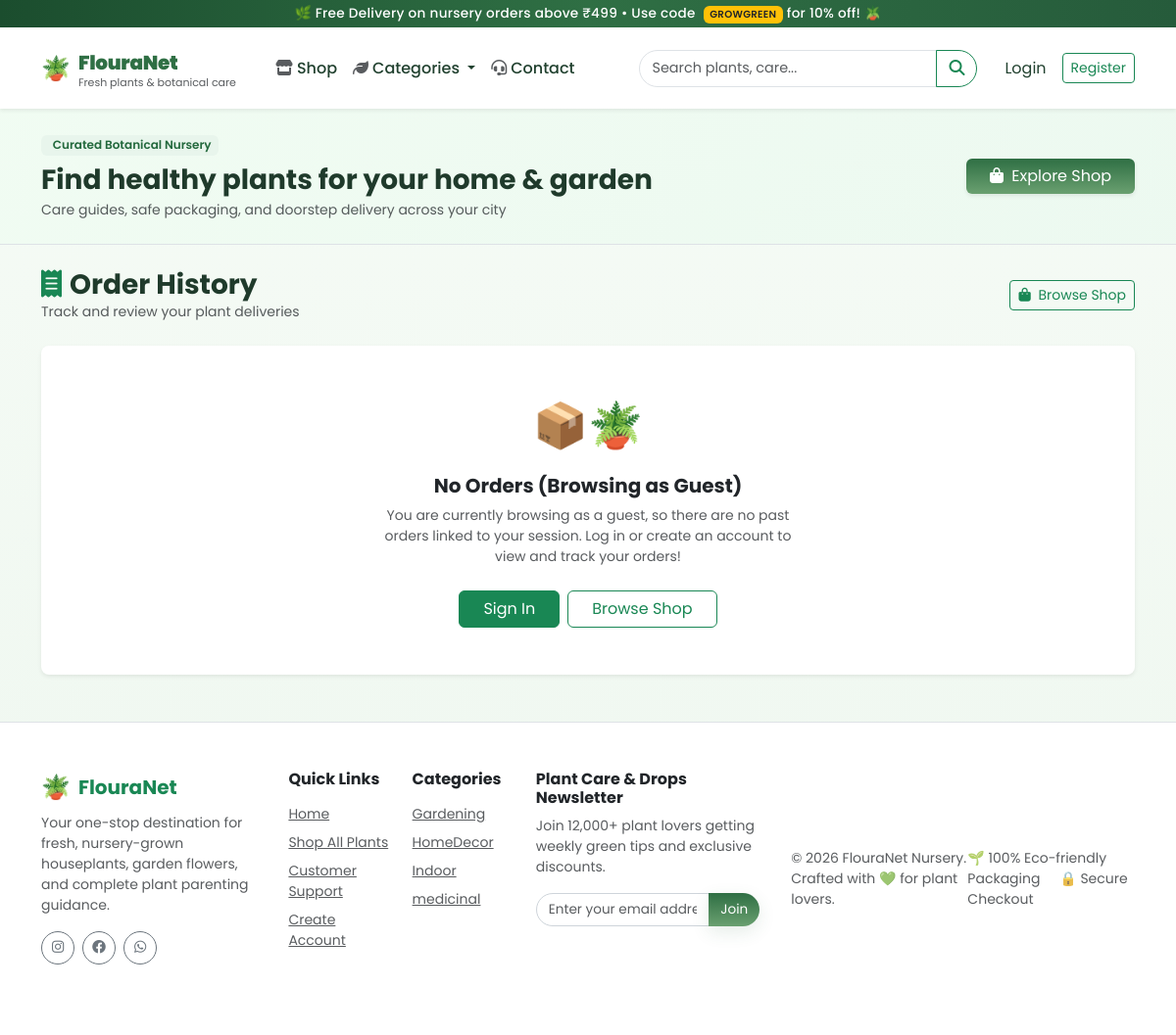
Screenshot of /orders/ with the database file from the repository.
### nursery_app/models.py (models this page shows, shortened)
class Category(models.Model):
    name = models.CharField(max_length=100)
    description = models.TextField(blank=True)

### nursery_app/views.py (the view)
# urls.py: path('orders/', views.order_history, name='order_history'),
def order_history(request):
    if not request.user.is_authenticated:
        return render(request, 'orders.html', {'orders': [], 'is_guest': True})
    orders = Order.objects.filter(user=request.user).order_by('-order_date')
    return render(request, 'orders.html', {'orders': orders, 'is_guest': False})

### nursery_app/context_processors.py (called while the page is built)
def nursery_context(request):
    try:
        categories = Category.objects.all()
    except Exception:
        categories = []
    cart_count = 0
    if request.user.is_authenticated:
        try:
            cart_count = sum(item.quantity for item in CartItem.objects.filter(user=request.user))
        except Exception:
            cart_count = 0
    return {
        'nav_categories': categories,
        'cart_count': cart_count,
    }

### templates/orders.html
{% extends 'base.html' %}
{% block content %}
  <div class="d-flex align-items-center justify-content-between mb-4 flex-wrap gap-2">
    <div>
      <h3 class="fw-bold mb-0" style="color:#1f3a2b;"><i class="fa fa-receipt me-2 text-success"></i>Order History</h3>
      <p class="text-muted small mb-0">Track and review your plant deliveries</p>
    </div>
    <a href="{% url 'nursery_app:shop' %}" class="btn btn-outline-success btn-sm">
      <i class="fa fa-shopping-bag me-1"></i> Browse Shop
    </a>
  </div>
  {% if orders %}
    <div class="row g-3">
      {% for order in orders %}
        <div class="col-12">
          <div class="card border-0 shadow-sm rounded-3 overflow-hidden">
            <div class="card-header bg-light d-flex justify-content-between align-items-center flex-wrap gap-2 py-3 px-4">
              <div>
                <span class="fw-bold text-dark me-2">Order #{{ order.id }}</span>
                <span class="text-muted small">&bull; {{ order.order_date|date:"d M Y, h:i A" }}</span>
              </div>
              <div class="d-flex align-items-center gap-3">
                <span class="badge {% if order.status == 'PAID' or order.status == 'DELIVERED' %}bg-success{% elif order.status == 'PENDING' %}bg-warning text-dark{% else %}bg-secondary{% endif %}">
                  {{ order.status }}
                </span>
                <span class="fw-bold fs-6 text-success">₹{{ order.total_amount }}</span>
              </div>
            </div>
            <div class="card-body px-4 py-3">
              <h6 class="text-muted small fw-semibold text-uppercase mb-2">Items in this order:</h6>
              <div class="row g-2">
                {% for item in order.items %}
                  <div class="col-md-6 col-lg-4">
                    <div class="p-2 border rounded-2 bg-white d-flex justify-content-between align-items-center small">
                      <div>
                        <strong>🪴 {{ item.plant }}</strong>
                        <div class="text-muted">Qty: {{ item.qty }}</div>
                      </div>
                      <div class="fw-semibold text-success">₹{{ item.price }}</div>
                    </div>
                  </div>
                {% empty %}
                  <div class="col-12 text-muted small">No item breakdown available.</div>
                {% endfor %}
              </div>
              {% if order.district or order.state %}
                <div class="mt-3 pt-2 border-top text-muted small">
                  <i class="fa fa-map-marker-alt text-danger me-1"></i> Delivery location: {{ order.district }}{% if order.district and order.state %}, {% endif %}{{ order.state }}
                </div>
              {% endif %}
            </div>
          </div>
        </div>
      {% endfor %}
    </div>
  {% else %}
    <div class="card border-0 shadow-sm text-center py-5 px-3 rounded-3">
      <div class="mb-3" style="font-size:45px;">📦🪴</div>
      {% if is_guest %}
        <h5 class="fw-bold">No Orders (Browsing as Guest)</h5>
        <p class="text-muted small mb-4" style="max-width:440px; margin:0 auto;">
          You are currently browsing as a guest, so there are no past orders linked to your session. Log in or create an account to view and track your orders!
        </p>
        <div class="d-flex justify-content-center gap-2">
          <a href="{% url 'nursery_app:login' %}" class="btn btn-success px-4">Sign In</a>
          <a href="{% url 'nursery_app:shop' %}" class="btn btn-outline-success px-4">Browse Shop</a>
        </div>
      {% else %}
        <h5 class="fw-bold">No Orders Yet</h5>
        <p class="text-muted small mb-4">You haven't placed any plant orders yet. Start your botanical journey today!</p>
        <div>
          <a href="{% url 'nursery_app:shop' %}" class="btn btn-success px-4">Explore Shop</a>
        </div>
      {% endif %}
    </div>
  {% endif %}
{% endblock %}

### templates/base.html (shortened to what this page needs)
<!doctype html>
<html lang="en">
  <head>
    {% load static %}
    <link href="https://cdn.jsdelivr.net/npm/bootstrap@5.3.0/dist/css/bootstrap.min.css" rel="stylesheet">
    <link href="https://cdnjs.cloudflare.com/ajax/libs/font-awesome/6.4.0/css/all.min.css" rel="stylesheet">
    <link rel="stylesheet" href="{% static 'css/style.css' %}">
  </head>
  <body class="site-root">
    <div class="promo-bar py-1 px-3 text-center text-white">
      <span>🌿 Free Delivery on nursery orders above ₹499 &bull; Use code <strong class="badge bg-warning text-dark ms-1">GROWGREEN</strong> for 10% off! 🪴</span>
    </div>
    <nav class="navbar navbar-expand-lg navbar-light bg-white shadow-sm py-3 sticky-top">
      <div class="container">
        <a class="navbar-brand d-flex align-items-center" href="{% url 'nursery_app:home' %}">
          <span class="me-2" style="font-size:24px;">🪴</span>
          <div>
            <strong style="letter-spacing:-0.3px;">FlouraNet</strong>
            <small class="d-block text-muted" style="font-size:11px;line-height:1;font-weight:400;">Fresh plants & botanical care</small>
          </div>
        </a>
        <div class="collapse navbar-collapse" id="navmenu">
          <ul class="navbar-nav me-auto mb-2 mb-lg-0 align-items-lg-center ms-lg-3">
            <li class="nav-item"><a class="nav-link fw-medium" href="{% url 'nursery_app:shop' %}"><i class="fa fa-store me-1 text-muted"></i>Shop</a></li>
            <li class="nav-item dropdown">
              <a class="nav-link dropdown-toggle fw-medium" href="#" id="catDrop" role="button" data-bs-toggle="dropdown" aria-expanded="false">
                <i class="fa fa-leaf me-1 text-muted"></i>Categories
              </a>
            </li>
            <li class="nav-item"><a class="nav-link fw-medium" href="{% url 'nursery_app:contact' %}"><i class="fa fa-headset me-1 text-muted"></i>Contact</a></li>
          </ul>
          <form class="d-flex me-3" method="get" action="{% url 'nursery_app:shop' %}">
            <div class="input-group">
              <input class="form-control" type="search" placeholder="Search plants, care..." aria-label="Search" name="q" value="{{ q|default:'' }}" style="border-radius:20px 0 0 20px; font-size:0.9rem;">
              <button class="btn btn-outline-success" type="submit" style="border-radius:0 20px 20px 0;"><i class="fa fa-search"></i></button>
            </div>
          </form>
          <ul class="navbar-nav ms-1 align-items-center">
            {% if user.is_authenticated %}
              <li class="nav-item me-2">
                <a class="nav-link position-relative" href="{% url 'nursery_app:view_cart' %}" title="View Cart">
                  <i class="fa fa-shopping-cart fa-lg"></i>
                  <span class="badge bg-success rounded-pill position-absolute" style="top:-6px;right:-10px;font-size:11px;">{{ cart_count|default:0 }}</span>
                </a>
              </li>
              <li class="nav-item"><a class="nav-link" href="{% url 'nursery_app:order_history' %}"><i class="fa fa-receipt me-1"></i>Orders</a></li>
              <li class="nav-item"><a class="nav-link text-danger" href="{% url 'nursery_app:logout' %}"><i class="fa fa-sign-out-alt me-1"></i>Logout</a></li>
            {% else %}
              <li class="nav-item"><a class="nav-link" href="{% url 'nursery_app:login' %}">Login</a></li>
              <li class="nav-item ms-lg-2"><a class="btn btn-sm btn-outline-success" href="{% url 'nursery_app:register' %}">Register</a></li>
            {% endif %}
          </ul>
        </div>
      </div>
    </nav>
    <header class="py-4 border-bottom">
      <div class="container d-flex justify-content-between align-items-center flex-wrap gap-3">
        <div>
          <span class="badge mb-2" style="background:#e8f5ec;color:#23693d;font-weight:600;">Curated Botanical Nursery</span>
          <h1 class="h3 fw-bold mb-1" style="color:#1f3a2b;">Find healthy plants for your home & garden</h1>
          <p class="text-muted small mb-0">Care guides, safe packaging, and doorstep delivery across your city</p>
        </div>
        <div>
          <a href="{% url 'nursery_app:shop' %}" class="btn btn-primary shadow-sm px-4">
            <i class="fa fa-shopping-bag me-1"></i> Explore Shop
          </a>
        </div>
      </div>
    </header>
    <div class="container mt-4">
      {% block content %}{% endblock %}
    </div>
    <footer class="bg-white border-top py-5 mt-5">
      <div class="container">
        <div class="row g-4 mb-4">
          <div class="col-12 col-md-4">
            <div class="d-flex align-items-center mb-2">
              <span class="me-2" style="font-size:24px;">🪴</span>
              <strong class="fs-5 text-success">FlouraNet</strong>
            </div>
            <p class="text-muted small">Your one-stop destination for fresh, nursery-grown houseplants, garden flowers, and complete plant parenting guidance.</p>
            <div class="d-flex gap-2">
              <a href="#" class="btn btn-sm btn-outline-secondary rounded-circle" style="width:34px;height:34px;padding:5px;"><i class="fab fa-instagram"></i></a>
              <a href="#" class="btn btn-sm btn-outline-secondary rounded-circle" style="width:34px;height:34px;padding:5px;"><i class="fab fa-facebook"></i></a>
              <a href="#" class="btn btn-sm btn-outline-secondary rounded-circle" style="width:34px;height:34px;padding:5px;"><i class="fab fa-whatsapp"></i></a>
            </div>
          </div>
          <div class="col-6 col-md-2">
            <h6 class="fw-bold text-dark mb-3">Quick Links</h6>
            <ul class="list-unstyled small mb-0">
              <li class="mb-2"><a class="text-muted" href="{% url 'nursery_app:home' %}">Home</a></li>
              <li class="mb-2"><a class="text-muted" href="{% url 'nursery_app:shop' %}">Shop All Plants</a></li>
              <li class="mb-2"><a class="text-muted" href="{% url 'nursery_app:contact' %}">Customer Support</a></li>
              <li class="mb-2"><a class="text-muted" href="{% url 'nursery_app:register' %}">Create Account</a></li>
            </ul>
          </div>
          <div class="col-6 col-md-2">
            <h6 class="fw-bold text-dark mb-3">Categories</h6>
            <ul class="list-unstyled small mb-0">
              {% if nav_categories %}
                {% for cat in nav_categories|slice:":4" %}
                  <li class="mb-2"><a class="text-muted" href="{% url 'nursery_app:shop' %}?category={{ cat.name }}">{{ cat.name }}</a></li>
                {% endfor %}
              {% else %}
                <li class="mb-2"><a class="text-muted" href="{% url 'nursery_app:shop' %}?category=Indoor">Indoor</a></li>
                <li class="mb-2"><a class="text-muted" href="{% url 'nursery_app:shop' %}?category=Gardening">Gardening</a></li>
              {% endif %}
            </ul>
          </div>
          <div class="col-12 col-md-4">
            <h6 class="fw-bold text-dark mb-2">Plant Care & Drops Newsletter</h6>
            <p class="text-muted small mb-3">Join 12,000+ plant lovers getting weekly green tips and exclusive discounts.</p>
            <div class="input-group footer-newsletter">
              <input type="email" class="form-control" placeholder="Enter your email address...">
              <button class="btn btn-primary" type="button" onclick="alert('Thank you for subscribing to FlouraNet plant updates! 🌱')">Join</button>
            </div>
          </div>
        </div>
        <div class="d-flex flex-column flex-md-row justify-content-between align-items-center small text-muted">
          <div>&copy; {% now "Y" %} FlouraNet Nursery. Crafted with 💚 for plant lovers.</div>
          <div class="mt-2 mt-md-0">
            <span class="me-3">🌱 100% Eco-friendly Packaging</span>
            <span>🔒 Secure Checkout</span>
          </div>
        </div>
      </div>
    </footer>
  </body>
</html>

### static/css/style.css (style rules this page uses)
:root { --bg-1: #f6fbf6; --bg-2: #eef7ef; --accent: #2f6f44; --accent-2: #6aa070; --muted: #6b776e; --card-bg: #ffffff; --radius-lg: 14px; --radius-md: 10px; --glass: rgba(255,255,255,0.6); }
body { background: linear-gradient(180deg,var(--bg-1),var(--bg-2)); color: #21322b; font-family: 'Poppins', system-ui, -apple-system, 'Segoe UI', Roboto, Arial; }
footer { border-top: 1px solid rgba(33,65,47,0.06); }
.navbar-brand { font-weight: 700; color: var(--accent) !important; }
.card { border: none; border-radius: var(--radius-md); background: var(--card-bg); box-shadow: 0 8px 30px rgba(33,50,36,0.06); }
.btn-primary { background: linear-gradient(180deg,var(--accent),var(--accent-2)); border: none; box-shadow: 0 6px 18px rgba(47,111,68,0.12); }
header { background: linear-gradient(135deg, rgba(240,252,242,0.9), rgba(236,249,240,0.95)); border-bottom: 1px solid rgba(33,65,47,0.04); }
header .container { gap:16px; }
.badge { background: var(--accent); color: #fff; }
a { color: var(--accent); }
header h1 { color: #1f3a2b; }
header p { color: #4b6156; }
.navbar { transition: box-shadow .2s ease; }
.navbar .nav-link { color: #21412f !important; }
.badge { font-weight:600; }
footer .container { display:flex; justify-content:space-between; align-items:center; gap:16px; }
.btn-primary { background-color: #2f6f44; border-color: #2f6f44; }
.promo-bar { background: linear-gradient(90deg, #1b4d2e, #2f6f44, #265b3b); font-size: 0.85rem; font-weight: 500; letter-spacing: 0.3px; }
.footer-newsletter input { border-radius: 20px 0 0 20px; border: 1px solid #ced4da; font-size: 0.85rem; }
.footer-newsletter button { border-radius: 0 20px 20px 0; font-size: 0.85rem; }

### rows the page displays
Category: name "Gardening"
Category: name "HomeDecor"
Category: name "Indoor"
Category: name "medicinal"
